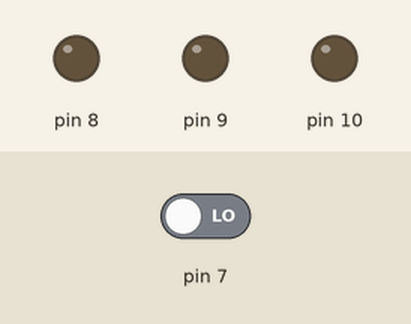
This sketch was run on a simulated Arduino Uno, built with avr-gcc and run on an emulated ATmega328P. On the bench: output pins drawn as LEDs (lit = HIGH). Dashed ring = blinking. Inputs (shaded band) come from the test bench; at power-on: pin 7 LOW.

Above: at 1.2 s.
1.3 s: pin 7 driven HIGH
At 1.7 s:
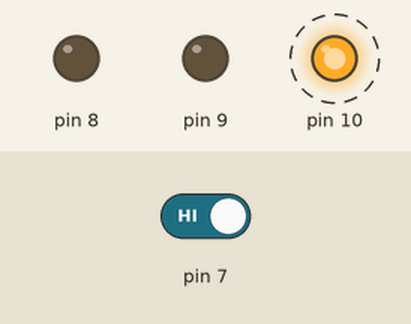
At 2.2 s:
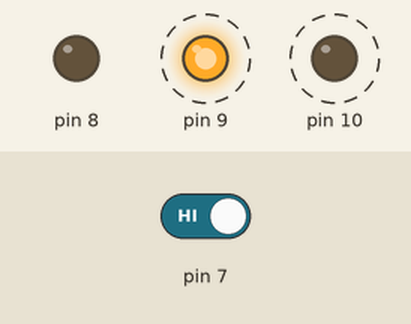
4.3 s: pin 7 driven LOW
At 4.7 s:
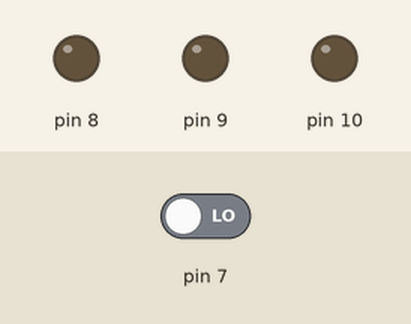
Timing chart, 0 to 7.3 s (numbered marks = the images above; inputs shaded):
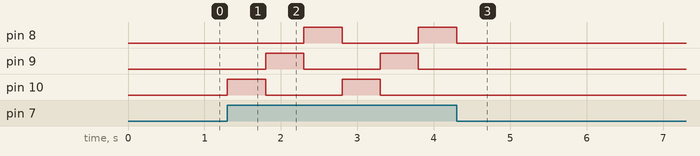

The sketch:

alter_flash_led.ino
```cpp
void setup()
{

  pinMode(10, OUTPUT);
  pinMode(9, OUTPUT);
  pinMode(8, OUTPUT);
  pinMode(7, INPUT);

}

void loop()
{

  int stateBtn = digitalRead(7);
  int interval = 500;

  if (stateBtn == HIGH)
  {

    digitalWrite(10, HIGH);
    digitalWrite(9, LOW);
    digitalWrite(8, LOW);
    delay(interval);

    digitalWrite(10, LOW);
    digitalWrite(9, HIGH);
    digitalWrite(8, LOW);
    delay(interval);

    digitalWrite(10, LOW);
    digitalWrite(9, LOW);
    digitalWrite(8, HIGH);
    delay(interval);

  } else {

    digitalWrite(10, LOW);
    digitalWrite(9, LOW);
    digitalWrite(8, LOW);

  }


}
```

Measured:
- after the input at 1.3 s, pin 8: LOW → HIGH after 1.0 s, → LOW 0.50 s later, → HIGH 1.0 s later; pin 9: alternates HIGH for 0.50 s and LOW for 1.0 s, starting after 0.50 s; pin 10: alternates HIGH for 0.50 s and LOW for 1.0 s, starting at once
- after the input at 4.3 s, pin 8: goes on until 4.3 s, then stays LOW; pin 9, pin 10: stops changing and stays LOW
